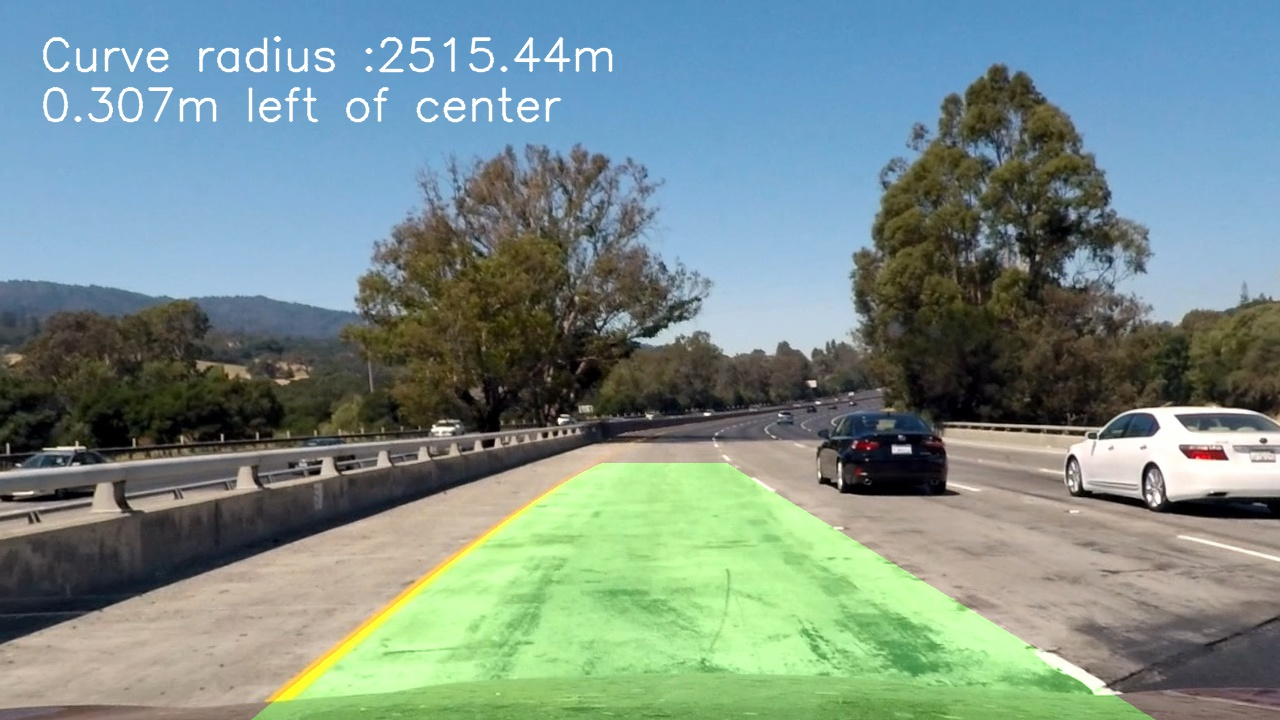
#> input picture output_images/test1.jpg, 1280 x 720 px
$ python -i refactoredp4.py   (imports and definitions only)   (older library calls are emulated)
#> lines starting #> are read from the running program, lines starting #| are printed output that depends on the picture; after the words box and inside, x2 and y2 are one past the last pixel; in counts of white or black regions, pixels touching at a corner belong together
#> further down, picture is the input picture: shape (720, 1280, 3); mean B, G, R 136.6, 141.8, 120.6
##############################################
#   Advanced Lane Lines
##############################################
'''
By: Sean Pan
10/10/2017
'''


##############################################
#   Import Statments
##############################################

import numpy as np
import cv2
import glob
import matplotlib.pyplot as plt
import matplotlib.image as mpimg
import pickle
# [5 lines of commented-out code are left out]


# [1 line not run here, left out]
##############################################
#   Defining Line Class
##############################################

class Line():
    def __init__(self):
        #Was the line detected in the last iteration?
        ##done
        self.detected = False

        #x values of the last n fits of the line
        self.recent_xfitted = []

        #average x values of the fitted line over the last n iterations
        self.bestx = None

        #polynomial coefficients averaged over the last n iterations
        self.best_fit = None

        #polynomial coefficients for the most recent fit
        self.current_fit = []

        #radius of curvature of the line in some units
        self.radius_of_curvature = None

        #distance in meters of vehicle center from the line
        self.line_base_pos = None

        #difference in fit coefficients between last and new fits
        self.diffs = np.array([0,0,0], dtype = 'float')

        #x values for detected line pixels
        self.allx = None

        #y values for detected line pixels
        self.ally = None

    def isLineDetected(self):
        return self.detected

    # [99 lines left out: functions updateLine, removeLine, findRadius, undistort, visualizeUndistort, not called in this run]

def visualizeImage(name, img):
    cv2.namedWindow(name, cv2.WINDOW_NORMAL)
    cv2.imshow(name, img)

#Transform to birds eye view
# [25 lines left out: function perspectiveTransform, not called in this run]

#Sobel x plus S_gradient, put on mask
def thresholding(img, sobel_t_min = 50, sobel_t_max = 255, s_t_min = 200, s_t_max = 255):
#> called with sobel_t_min = 50, sobel_t_max = 255, s_t_min = 200, s_t_max = 255
    gray = cv2.cvtColor(img, cv2.COLOR_BGR2GRAY)

    visualizeImage('gray', gray)
    sobelx = cv2.Sobel(gray, cv2.CV_64F, 1, 0)
    abs_sobelx = np.absolute(sobelx)
    scaled_sobel = abs_sobelx    # This doesn't work np.uint8(255*abs_sobelx/np.max(abs_sobelx))

    sxbinary = np.zeros_like(scaled_sobel)
    sxbinary[(scaled_sobel >= sobel_t_min) & (scaled_sobel <= sobel_t_max)] = 1

    hls = cv2.cvtColor(img, cv2.COLOR_RGB2HLS)
#> hls: shape (720, 1280, 3); mean of channels 0, 1, 2 63.1, 133, 93.6
    s_channel = hls[:,:,2]
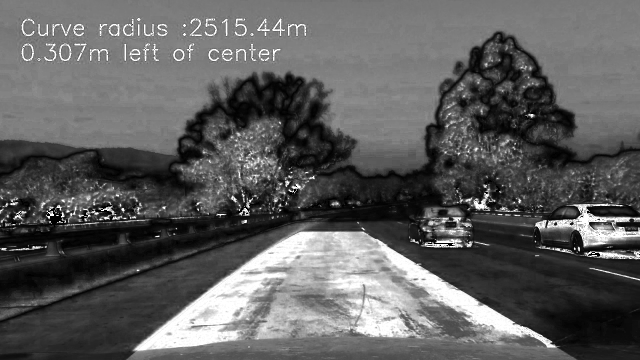
#> s_channel: shape (720, 1280) (shown at 1/2 size); min 0, max 255, mean 93.6

    ##Debugging
    h_channel = hls[:,:,0]
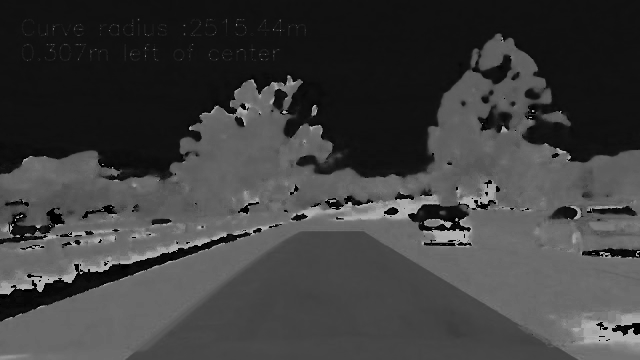
#> h_channel: shape (720, 1280) (shown at 1/2 size); min 0, max 178, mean 63.1
    l_channel = hls[:,:,1]
    visualizeImage('hls', hls)
    visualizeImage('h_channel', h_channel)
    visualizeImage('l_channel', l_channel)
    visualizeImage('s_channel', s_channel)

    #S binary
    s_binary = np.zeros_like(s_channel)
    s_binary[(s_channel >= s_t_min) & (s_channel <= s_t_max)] = 1
    #print('s_binary', s_binary)
    visualizeImage('s_binary', s_binary)
#> in visualizeImage (call 6), `cv2.imshow(name, img)`:
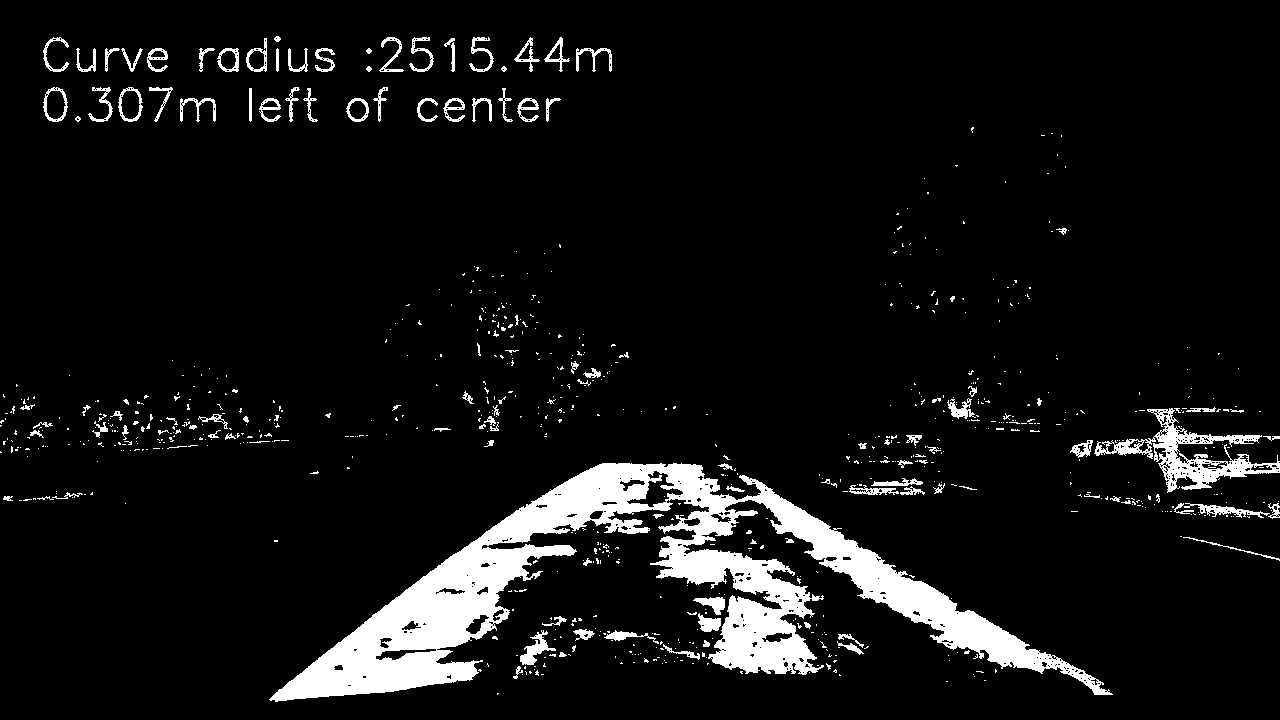
#> window 's_binary': shape (720, 1280); values 0 (black) and 1 (white), 7.5% white; 818 white regions (692 under 20 px), largest, box (x1, y1, x2, y2) and area: (269, 463, 1113, 702) 49434, (1094, 408, 1280, 493) 3940, (520, 630, 556, 665) 458

    #L binary
    #l_binary = np.zeros_like(l_channel)
    #l_binary[(l_channel >= s_t_min) & (l_channel <= s_t_max)] = 1
    #visualizeImage('l_channel', l_binary)

    #stack both to see the individual contributions. Green for Sobel, Blue for Saturation (HLS)
    color_binary = np.dstack(( np.zeros_like(sxbinary), sxbinary, s_binary)) * 255


    #color_binary = np.dstack((np.zeros_like(sxbinary), sxbinary, l_binary))*255
    #combine the two thresholds
    combined_binary = np.zeros_like(sxbinary)
    combined_binary[(s_binary ==1) | (sxbinary ==1)] =1
    visualizeImage('color_binary', color_binary)

    return combined_binary

#Training for lines

# [268 lines left out: functions slidingWindow, ezFind, findDistFromCenter, draw, drawLines, drawText, not called in this run]

##############################################
#   Main Code
##############################################

##############################################
#   Calibrate Camera
##############################################

#prepare object points
objp = np.zeros((6*9,3), np.float32)
objp[:,:2] = np.mgrid[0:9,0:6].T.reshape(-1,2)

#Arrays to store object points and image points from all the images
objpoints = [] #3d points in real world space
imgpoints = [] # 2d points in image plane

#Make a list of calibration images
images = glob.glob('camera_cal/calibration*.jpg')

#Step through the lsit and search for chessboard corners
# [18 lines not run here, left out]

#####################################################
#   Create Lines
#####################################################
leftLine = Line()
rightLine = Line()

########################################################
#   Import Test Image
########################################################
#Import test images or video file, make into for loop later

# [30 lines left out: function testImage, not called in this run]

'''
def processVideo(video):
    clip = VideoFileClip(video)
    processedClip = clip.fl_image(testImage)
    %time processedClip.write_videofile(processedClip, audio = False)
'''


# [1 line not run here, left out]
'''
output_file = 'video_output.mp4'
input_file = VideoFileClip('project_video.mp4')
processedClip = input_file.fl_image(testImage)
processedClip.write_videofile(processedClip, audio = False)

'''

>>> import cv2
>>> picture = cv2.imread('output_images/test1.jpg')
>>> result = thresholding(picture)
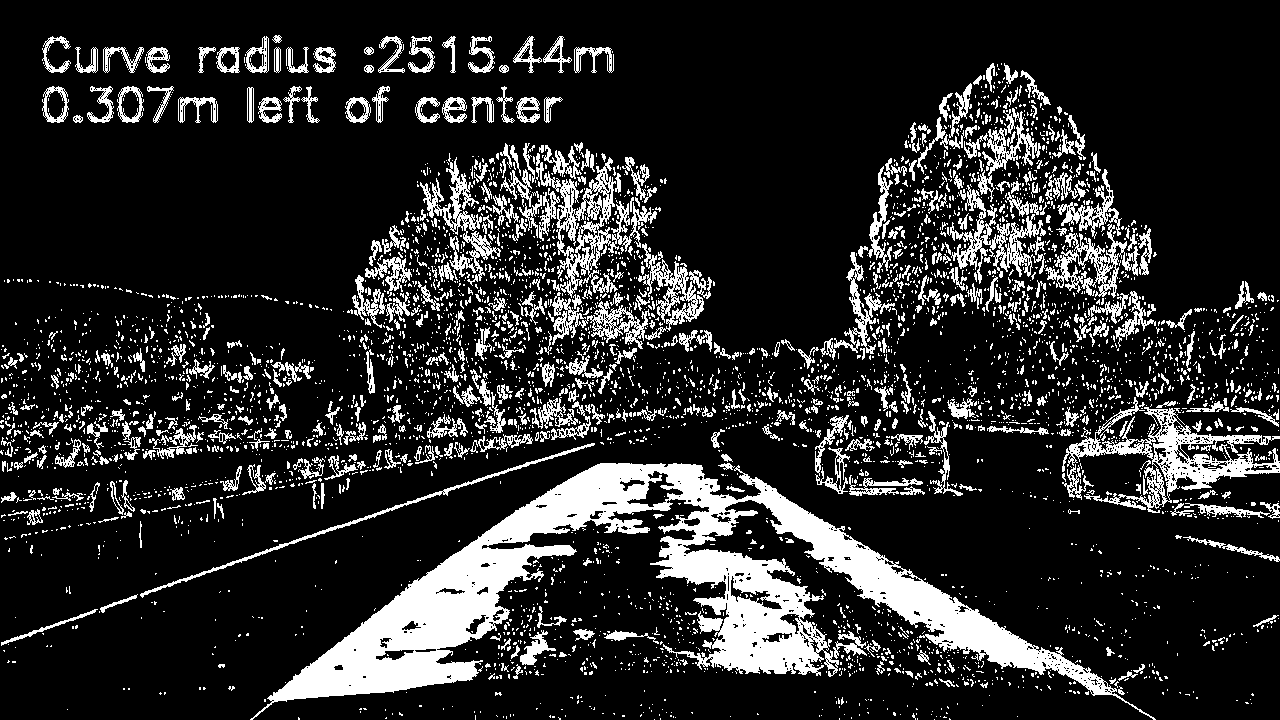
#> result: shape (720, 1280) float64; values 0 (black) and 1 (white), 16.6% white; 4751 white regions (4120 under 20 px), largest, box (x1, y1, x2, y2) and area: (250, 463, 1156, 720) 53346, (1062, 397, 1280, 513) 6121, (536, 153, 657, 298) 4374

$ run again, on output_images/test3.jpg
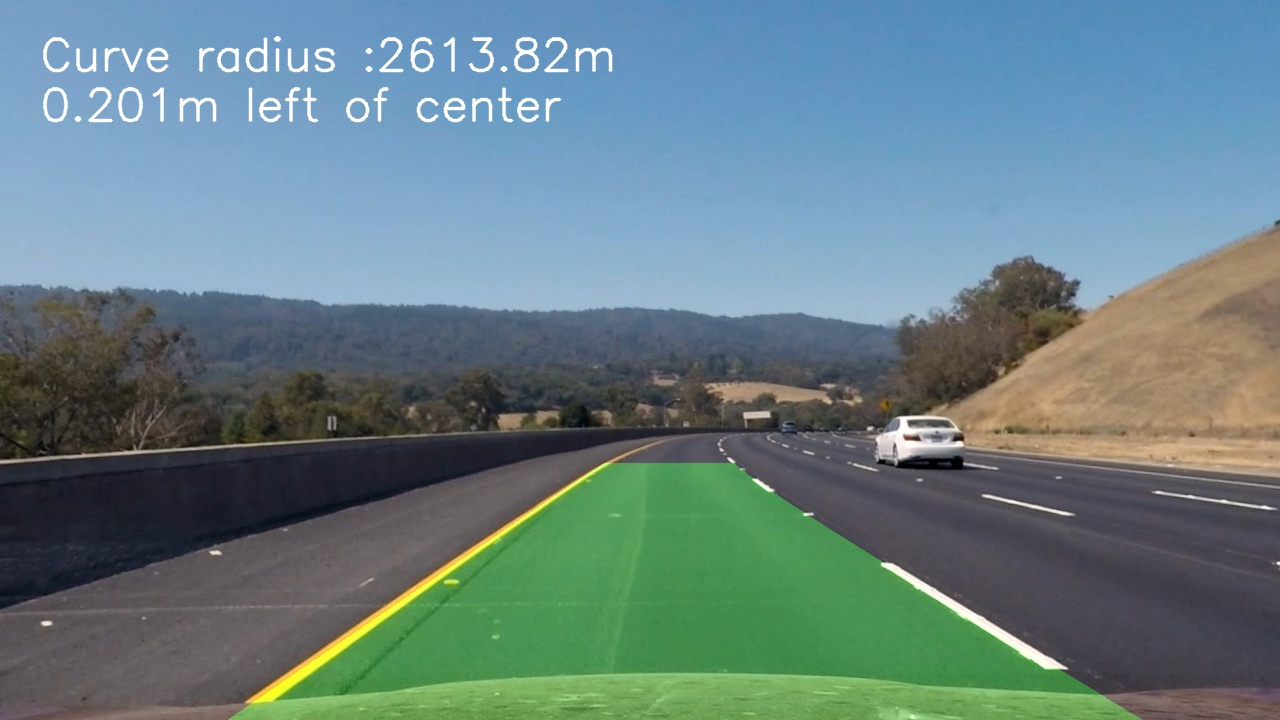
#> input picture output_images/test3.jpg, 1280 x 720 px
#> picture is the input picture: shape (720, 1280, 3); mean B, G, R 131.6, 127.7, 102.7
#> hls: shape (720, 1280, 3); mean of channels 0, 1, 2 58.8, 121.5, 71.8
#> in visualizeImage (call 6), `cv2.imshow(name, img)`:
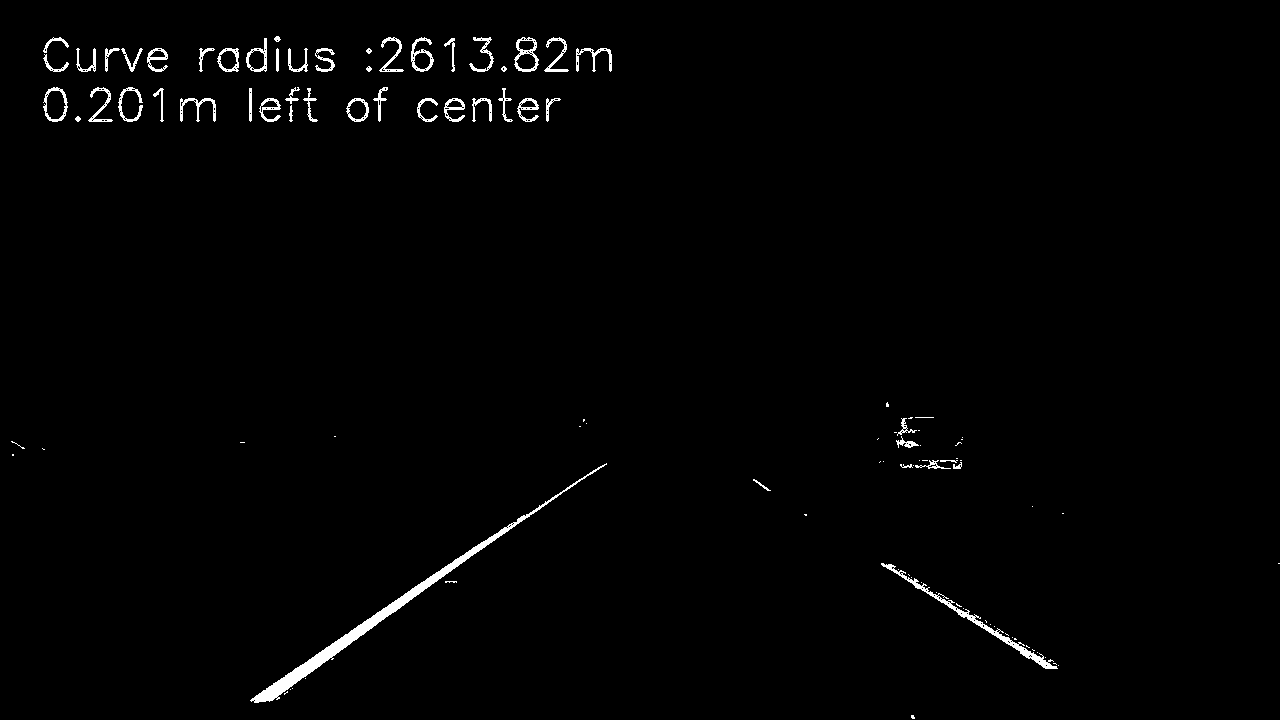
#> window 's_binary': shape (720, 1280); values 0 (black) and 1 (white), 1.2% white; 105 white regions (54 under 20 px), largest, box (x1, y1, x2, y2) and area: (250, 463, 607, 703) 3130, (881, 563, 1058, 669) 1047, (514, 37, 539, 72) 306
#> `result = thresholding(picture)`:
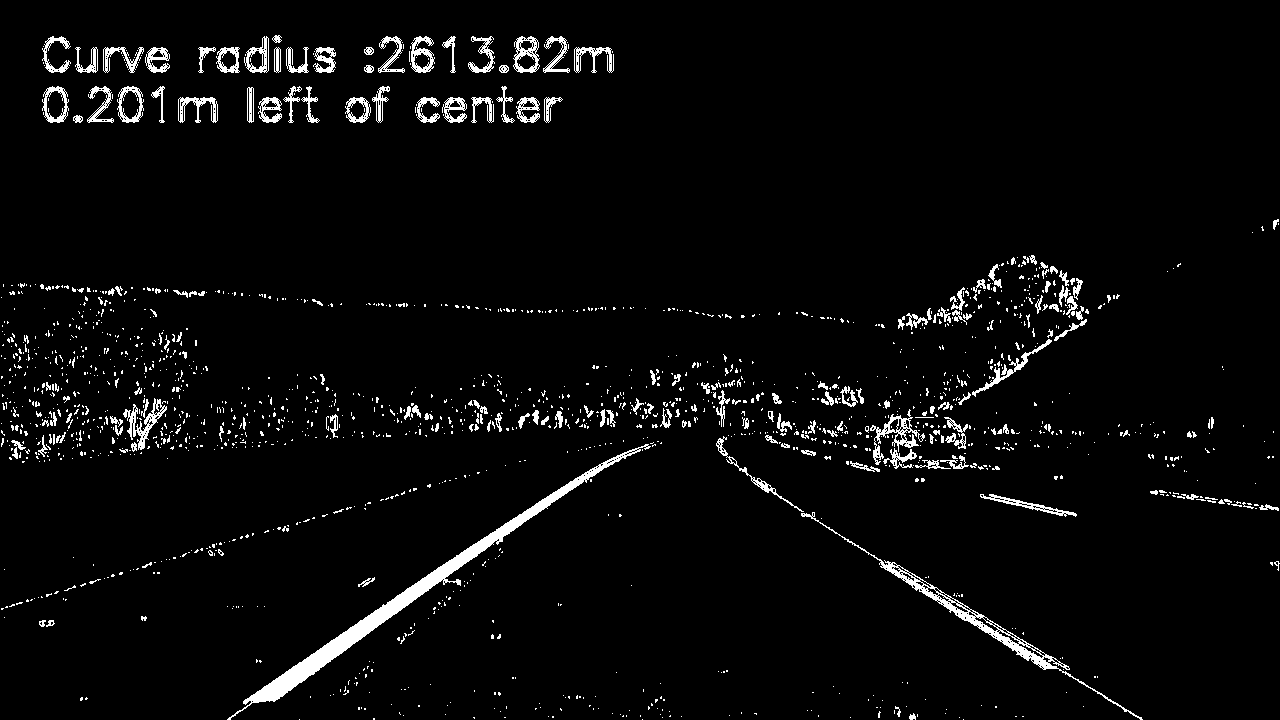
#> result: shape (720, 1280) float64; values 0 (black) and 1 (white), 3.8% white; 1716 white regions (1511 under 20 px), largest, box (x1, y1, x2, y2) and area: (227, 444, 651, 720) 5692, (801, 512, 1143, 720) 2252, (870, 409, 925, 465) 713
